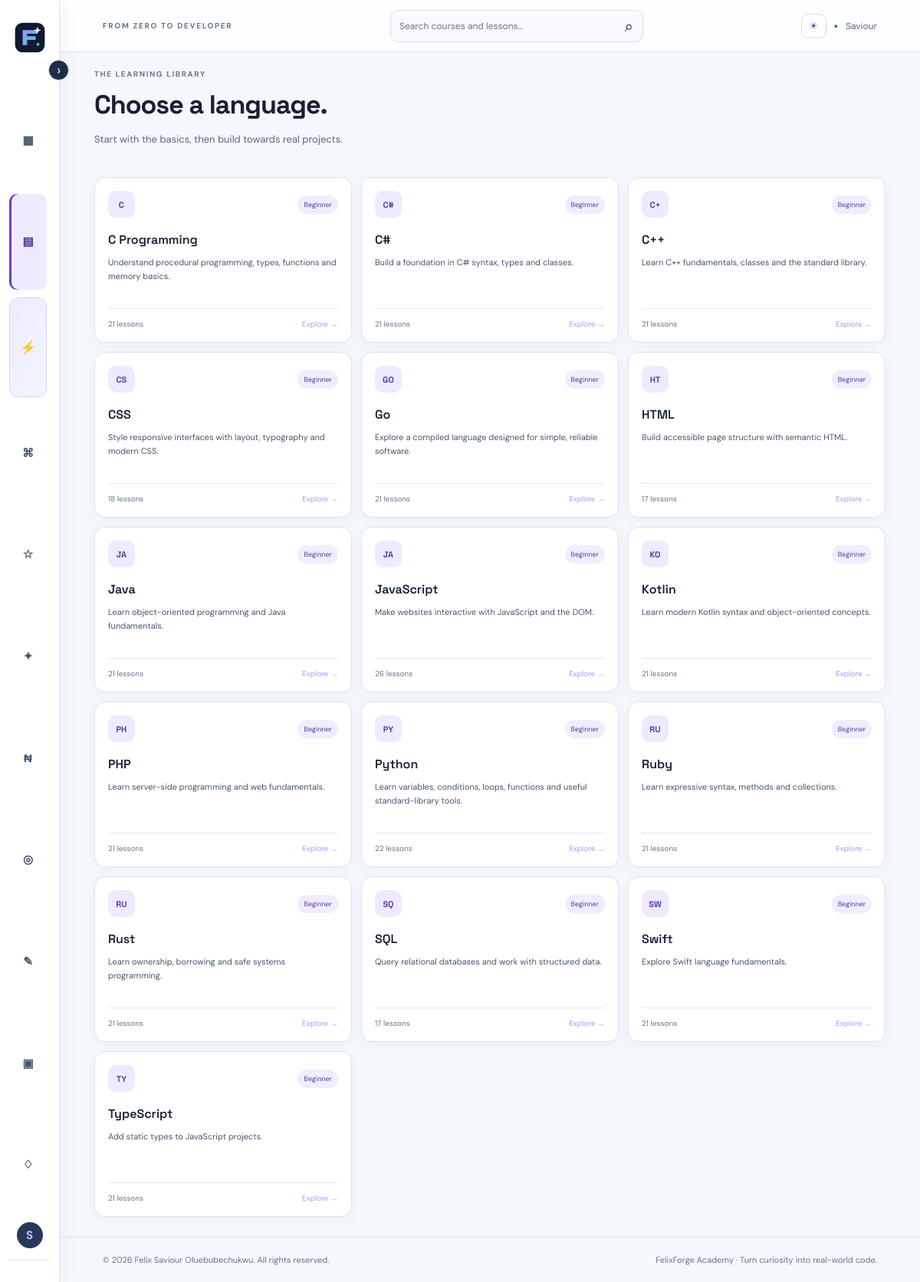
Screenshot of /courses (signed in) with the database file from the repository.
### app.py (models this page shows, shortened)
class User(UserMixin, db.Model):
    id = db.Column(db.Integer, primary_key=True)
    username = db.Column(db.String(32), unique=True, nullable=False)
    email = db.Column(db.String(254), unique=True, nullable=False)
    password_hash = db.Column(db.String(255), nullable=False)
    created_at = db.Column(db.DateTime, default=datetime.utcnow)
    projects = db.relationship('Project', backref='owner', cascade='all, delete-orphan')
    progress = db.relationship('Progress', backref='learner', cascade='all, delete-orphan')
    quiz_results = db.relationship('QuizResult', back_populates='learner', cascade='all, delete-orphan')

class Course(db.Model):
    id = db.Column(db.Integer, primary_key=True)
    slug = db.Column(db.String(40), unique=True, nullable=False)
    title = db.Column(db.String(80), nullable=False)
    level = db.Column(db.String(30), default='Beginner')
    description = db.Column(db.Text, default='')
    language = db.Column(db.String(30), nullable=False)
    access_level = db.Column(db.String(20), nullable=False, default='free')
    lessons = db.relationship('Lesson', backref='course', cascade='all, delete-orphan', order_by='Lesson.position')

### app.py (the view)
@app.route('/courses')
@login_required
def courses():
    visible_courses = Course.query.filter_by(access_level='free').order_by(Course.title).all()
    if can_access_advanced_courses():
        visible_courses += Course.query.filter_by(access_level='premium').order_by(Course.title).all()
    return render_template('courses.html', courses=visible_courses)

### app.py (called while the page is built)
@login_manager.user_loader
def load_user(user_id): return db.session.get(User, int(user_id))

def is_admin_user():
    admin_email = app.config.get('ADMIN_EMAIL', '')
    return bool(
        current_user.is_authenticated
        and app.config.get('ADMIN_ENABLED')
        and admin_email
        and current_user.email.lower() == admin_email
    )

def has_active_premium_membership(user_id):
    now = datetime.utcnow()
    return MembershipPayment.query.filter(
        MembershipPayment.user_id == user_id,
        MembershipPayment.plan.in_(['monthly', 'annual']),
        MembershipPayment.status == 'paid',
        MembershipPayment.starts_at.isnot(None),
        MembershipPayment.starts_at <= now,
        MembershipPayment.ends_at.isnot(None),
        MembershipPayment.ends_at > now,
    ).first() is not None

def can_access_advanced_courses():
    return bool(current_user.is_authenticated and (
        is_admin_user() or has_active_premium_membership(current_user.id)
    ))

@app.before_request
def record_daily_activity():
    if current_user.is_authenticated and request.endpoint not in {'static', 'logout'}:
        today = datetime.utcnow().date()
        activity = UserActivity.query.filter_by(user_id=current_user.id, activity_date=today).first()
        if activity is None:
            db.session.add(UserActivity(user_id=current_user.id, activity_date=today, last_seen_at=datetime.utcnow()))
        try:
            db.session.commit()
        except Exception:
            db.session.rollback()
            app.logger.exception('Could not record learner activity')

### templates/courses.html
{% extends 'base.html' %}{% block title %}Learning paths — FelixForge Academy{% endblock %}{% block content %}<div class="page-heading"><div><div class="eyebrow">THE LEARNING LIBRARY</div><h1>Choose a language.</h1><p>Start with the basics, then build towards real projects.</p></div></div><div class="course-grid all-courses">{% for c in courses %}<a class="course-card" href="{{ url_for('course_detail',slug=c.slug) }}"><div class="course-top"><span class="language-icon">{{ c.language[:2]|upper }}</span><span class="level-tag">{{ c.level }}</span></div><h3>{{ c.title }}</h3><p>{{ c.description }}</p><div class="course-bottom"><span>{{ c.lessons|length }} lessons</span><span>Explore →</span></div></a>{% endfor %}</div>{% endblock %}

### templates/base.html (shortened to what this page needs)
<!doctype html>
<html lang="en">
<head>
<link rel="stylesheet" href="{{ url_for('static',filename='style.css') }}">
</head>
<body>
<div class="shell">
<aside class="sidebar" id="appSidebar">
<button type="button" class="sidebar-toggle" id="sidebarToggle" aria-label="Collapse navigation" aria-expanded="true" title="Collapse navigation">‹</button>
<a class="brand" href="{{ url_for('home') }}" aria-label="FelixForge Academy home"><img class="brand-logo" src="{{ url_for('static', filename='felixforge-logo.svg') }}" alt=""><span>FelixForge <span class="brand-muted">Academy</span></span></a>
<nav>
<a href="{{ url_for('dashboard') }}" class="nav-link {% if request.endpoint=='dashboard' %}active{% endif %}">▦ <span>Dashboard</span></a>
<a href="{{ url_for('courses') }}" class="nav-link {% if request.endpoint=='courses' or (request.endpoint in ['course_detail','lesson_detail','course_practice'] and not advanced_nav_active) %}active{% endif %}">▤ <span>Learning paths</span></a>
<a href="{{ url_for('advanced_courses') }}" class="nav-link advanced-nav-link {% if advanced_nav_active %}active{% endif %}"><strong class="advanced-icon">⚡</strong><span>Advanced Courses</span><span class="advanced-badge">PRO</span></a>
<a href="{{ url_for('editor') }}" class="nav-link {% if request.endpoint=='editor' %}active{% endif %}">⌘ <span>Code editor</span></a>
<a href="{{ url_for('bookmarks') }}" class="nav-link">☆ <span>Bookmarks</span></a>
<a href="{{ url_for('achievements') }}" class="nav-link">✦ <span>Achievements</span></a>
<a href="{{ url_for('monetization_plan') }}" class="nav-link {% if request.endpoint=='monetization_plan' %}active{% endif %}">₦ <span>Pricing & certificates</span></a>
<a href="{{ url_for('community') }}" class="nav-link">◎ <span>Community</span></a>
<a href="{{ url_for('suggestions') }}" class="nav-link {% if request.endpoint=='suggestions' %}active{% endif %}">✎ <span>Suggestions</span></a>
<a href="{{ url_for('portfolio') }}" class="nav-link">▣ <span>Portfolio</span></a>
<a href="{{ url_for('notifications') }}" class="nav-link">♢ <span>Notifications{% if unread_notifications %} ({{ unread_notifications }}){% endif %}</span></a>
</nav>
<div class="side-bottom"><div class="side-label">YOUR ACCOUNT</div>
<div class="user-mini"><div class="avatar">{{ (current_user.username[0] if current_user.is_authenticated else 'F')|upper }}</div></div>
</div>
</aside>
<main class="main">
<header class="topbar"><div class="crumb">FROM ZERO TO DEVELOPER</div>
<form class="global-search" action="{{ url_for('search') }}" method="get"><input name="q" type="search" placeholder="Search courses and lessons…" aria-label="Search courses and lessons"><button aria-label="Search">⌕</button></form>
<div class="top-actions"><button type="button" class="theme-toggle" id="themeToggle" aria-label="Toggle colour theme" aria-pressed="false">◐</button>
{% if current_user.is_authenticated %}<span class="online-dot">●</span><span class="top-user"><a href="{{ url_for('profile') }}">{{ current_user.username }}</a></span>{% else %}<a class="button button-small" href="{{ url_for('login') }}">Log in</a>{% endif %}</div>
</header>
<section class="page">{% block content %}{% endblock %}</section>
<footer>© {{ year }} Felix Saviour Oluebubechukwu. All rights reserved. <span>FelixForge Academy · Turn curiosity into real-world code.</span></footer>
</main></div>
</body></html>

### rows the page displays
User: username "S", username "Saviour"
Course: language "C", level "Beginner", title "C Programming", description "Understand procedural programming, types, functions and memory basics.", lessons|length "21"
Course: language "C#", level "Beginner", title "C#", description "Build a foundation in C# syntax, types and classes.", lessons|length "21"
Course: language "C+", level "Beginner", title "C++", description "Learn C++ fundamentals, classes and the standard library.", lessons|length "21"
Course: language "CS", level "Beginner", title "CSS", description "Style responsive interfaces with layout, typography and modern CSS.", lessons|length "18"
Course: language "GO", level "Beginner", title "Go", description "Explore a compiled language designed for simple, reliable software.", lessons|length "21"
Course: language "HT", level "Beginner", title "HTML", description "Build accessible page structure with semantic HTML.", lessons|length "17"
Course: language "JA", level "Beginner", title "Java", description "Learn object-oriented programming and Java fundamentals.", lessons|length "21"
Course: language "JA", level "Beginner", title "JavaScript", description "Make websites interactive with JavaScript and the DOM.", lessons|length "26"
Course: language "KO", level "Beginner", title "Kotlin", description "Learn modern Kotlin syntax and object-oriented concepts.", lessons|length "21"
Course: language "PH", level "Beginner", title "PHP", description "Learn server-side programming and web fundamentals.", lessons|length "21"
Course: language "PY", level "Beginner", title "Python", description "Learn variables, conditions, loops, functions and useful standard-library tools.", lessons|length "22"
Course: language "RU", level "Beginner", title "Ruby", description "Learn expressive syntax, methods and collections.", lessons|length "21"
Course: language "RU", level "Beginner", title "Rust", description "Learn ownership, borrowing and safe systems programming.", lessons|length "21"
Course: language "SQ", level "Beginner", title "SQL", description "Query relational databases and work with structured data.", lessons|length "17"
Course: language "SW", level "Beginner", title "Swift", description "Explore Swift language fundamentals.", lessons|length "21"
Course: language "TY", level "Beginner", title "TypeScript", description "Add static types to JavaScript projects.", lessons|length "21"
